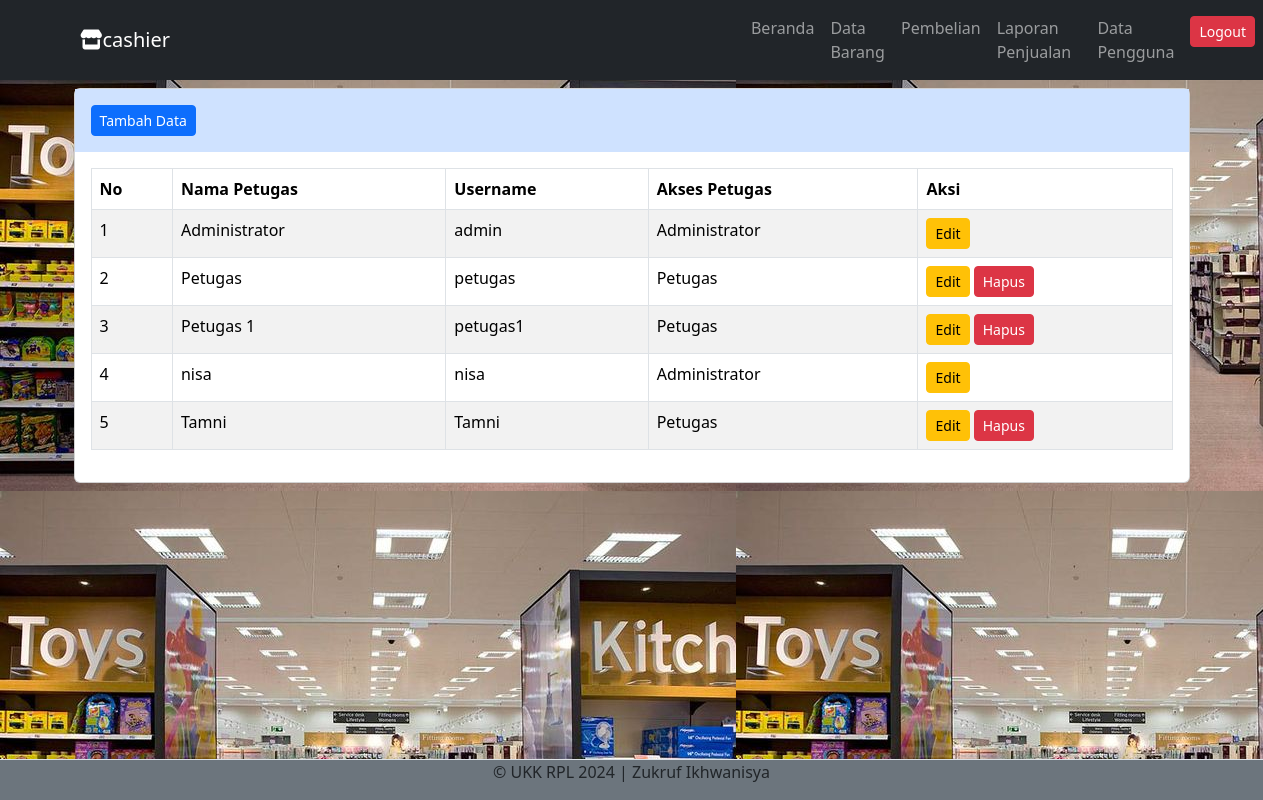
The page /administrator/data_pengguna.php (signed in) on the database its author committed.
### tables this page shows
CREATE TABLE `petugas` (
  `id_petugas` int(11) NOT NULL,
  `nama_petugas` varchar(255) NOT NULL,
  `username` text NOT NULL,
  `password` text NOT NULL,
  `level` int(11) NOT NULL
);

### administrator/data_pengguna.php (the view, shortened to what this page needs)
<?php
include "header.php";
include "navbar.php";
?>
<div class="container">
<div class="card mt-2">
	<div class="card-body bg-primary-subtle">
		<button type="button" class="btn btn-primary btn-sm" data-bs-toggle="modal" data-bs-target="#tambah-data">
			Tambah Data
		</button>
	</div>
	<div class="card-body">
        <table class="table table-striped table-bordered data">
			<thead>
				<tr>
					<th>No</th>
					<th>Nama Petugas</th>
					<th>Username</th>
					<th>Akses Petugas</th>
					<th>Aksi</th>
				</tr>
			</thead>
			<tbody>
				<?php
				include '../koneksi.php';
				$no = 1;
				$data = mysqli_query($koneksi,"select * from petugas");
				while($d = mysqli_fetch_array($data)){
					?>
					<tr>
						<td><?php echo $no++; ?></td>
						<td><?php echo $d['nama_petugas']; ?></td>
						<td><?php echo $d['username']; ?></td>
						<td>
							<?php
							if ($d['level'] == '1') { ?>
								Administrator
							<?php } else { ?>
								Petugas
							<?php } ?>
						</td>
						<td>
							<button type="button" class="btn btn-warning btn-sm" data-bs-toggle="modal" data-bs-target="#edit-data<?php echo $d['id_petugas']; ?>">
								Edit
							</button>
							<?php
							if ($d['level'] == $_SESSION['level']) { ?>
							<?php } else { ?>
								<button type="button" class="btn btn-danger btn-sm" data-bs-toggle="modal" data-bs-target="#hapus-data<?php echo $d['id_petugas']; ?>">
									Hapus
								</button>
							<?php } ?>
						</td>
					</tr>
				<?php } ?>
			</tbody>
		</table>
	</div>
</div>
</div>
<?php
include "footer.php";
?>

### administrator/css.css (style rules this page uses)
body { background-image:url("bc1.jpg"); }

### rows shown on the page
petugas: nama_petugas "Administrator", username "admin", level "Administrator"
petugas: nama_petugas "Petugas", username "petugas", level "Petugas"
petugas: nama_petugas "Petugas 1", username "petugas1", level "Petugas"
petugas: nama_petugas "nisa", username "nisa", level "Administrator"
petugas: nama_petugas "Tamni", username "Tamni", level "Petugas"
